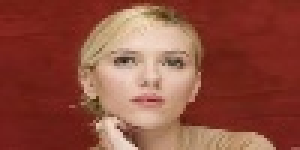
#> input picture notes/person.jpg, 100 x 50 px (shown 3 times larger)
$ python face_detect.py   (older library calls are emulated)
#> lines starting #> are read from the running program, lines starting #| are printed output that depends on the picture
import cv2
from PIL import Image
import os
cascPath = "haarcascade_frontalface_default.xml"
faceCascade = cv2.CascadeClassifier(cascPath)

# Read the image
imagePath = os.path.abspath("person.jpg")
image = cv2.imread(imagePath)
#> image is the input picture: shape (50, 100, 3); mean B, G, R 61.7, 77, 142.8
gray = cv2.cvtColor(image, cv2.COLOR_BGR2GRAY)
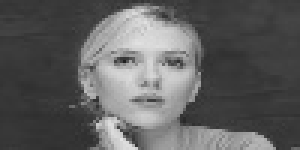
#> gray: shape (50, 100) (shown 3 times larger); min 31, max 227, mean 95


# Detect faces in the image
faces = faceCascade.detectMultiScale(
    gray,
    scaleFactor=1.1,
    minNeighbors=1,
    minSize=(100, 100),
    flags = cv2.cv.CV_HAAR_SCALE_IMAGE
)
#> faces = [[25, 0, 47, 47]]

for (x,y,w,h) in faces:
    cv2.rectangle(image, (x,y), (x+w, y+h), (0,255,0), 2)
    cv2.imshow("faces found", image)
    cv2.waitKey(0)
    cv2.destroyAllWindows()
#> this loop made 1 pass
#> pass 1, `cv2.imshow("faces found", image)`:
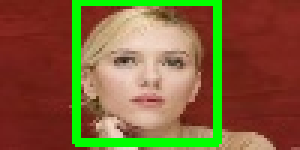
#> window 'faces found': shape (50, 100, 3) (shown 3 times larger); mean B, G, R 56.6, 96.5, 129.3
